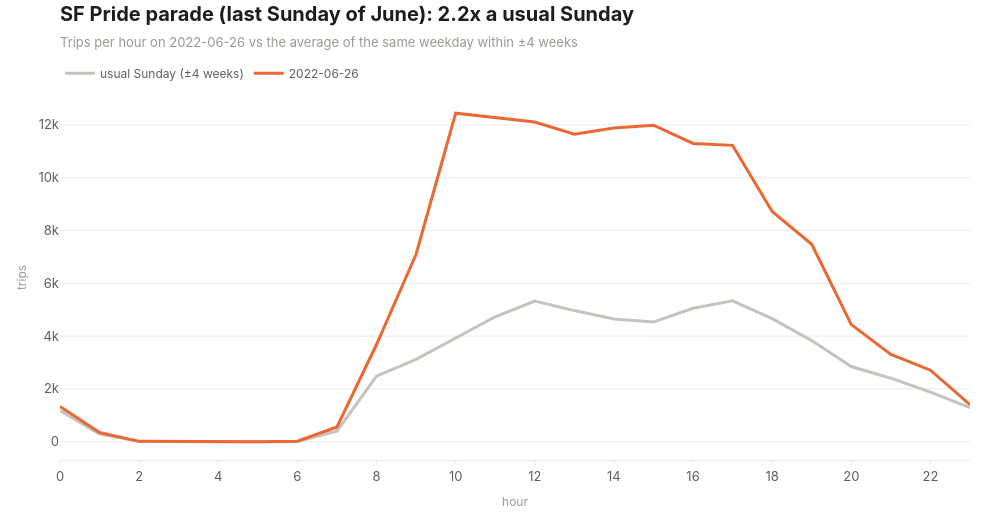

Source (notebook cell):
### Code cell
biggest = fetch_row(con, "SELECT date, ratio FROM surge ORDER BY ratio DESC LIMIT 1")
biggest_day = biggest[0]

compare_query = f"""
    WITH same_weekday AS (
        SELECT c.date
        FROM calendar AS c
        WHERE c.day_status = 'normal'
          AND NOT c.is_holiday
          AND isodow(c.date) = isodow(DATE '{biggest_day}')
          AND c.date BETWEEN DATE '{biggest_day}' - 28 AND DATE '{biggest_day}' + 28
          AND c.date <> DATE '{biggest_day}'
    )
    SELECT
        s.hour,
        avg(s.trips) FILTER (WHERE s.date = DATE '{biggest_day}')         AS event_day,
        avg(s.trips) FILTER (WHERE s.date IN (SELECT date FROM same_weekday)) AS usual_day
    FROM system_hour AS s
    WHERE s.date = DATE '{biggest_day}' OR s.date IN (SELECT date FROM same_weekday)
    GROUP BY s.hour
    ORDER BY s.hour
"""

event_hours = con.sql(compare_query).df()

usual_line = go.Scatter(
    x=event_hours["hour"],
    y=event_hours["usual_day"],
    mode="lines",
    name="usual " + biggest_day.strftime("%A") + " (±4 weeks)",
    line=dict(color=viz.CONTEXT, width=3),
)
event_line = go.Scatter(
    x=event_hours["hour"],
    y=event_hours["event_day"],
    mode="lines",
    name=biggest_day.strftime("%Y-%m-%d"),
    line=dict(color=viz.CONTRAST, width=3),
)

fig = go.Figure([usual_line, event_line])
fig.update_xaxes(title_text="hour", dtick=2)
fig.update_yaxes(title_text="trips", tickformat="~s")

title = f"{event_name(biggest_day)}: {biggest[1]:.1f}x a usual {biggest_day.strftime('%A')}"
subtitle = f"Trips per hour on {biggest_day.strftime('%Y-%m-%d')} vs the average of the same weekday within ±4 weeks"
viz.titled(fig, title, subtitle)
viz.save(fig, "03_biggest_event_day")
fig

### Figure 1 — Plotly figure (JSON) as saved in the notebook; plotly's stock layout.template omitted (floating-point values rounded to 4 significant figures)
{"data": [{"line": {"color": "#c4c3bd", "width": 3}, "mode": "lines", "name": "usual Sunday (±4 weeks)", "type": "scatter", "x": [0, 1, 2, 3, 4, 5, 6, 7, 8, 9, 10, 11, 12, 13, 14, 15, 16, 17, 18, 19, 20, 21, 22, 23], "y": [1179.0, 286.4, 20.62, 0.5, 0.375, 1.25, 8.75, 397.5, 2483.0, 3123.0, 3935.0, 4732.0, 5327.0, 4966.0, 4651.0, 4532.0, 5053.0, 5337.0, 4663.0, 3829.0, 2847.0, 2407.0, 1878.0, 1288.0]}, {"line": {"color": "#eb6834", "width": 3}, "mode": "lines", "name": "2022-06-26", "type": "scatter", "x": [0, 1, 2, 3, 4, 5, 6, 7, 8, 9, 10, 11, 12, 13, 14, 15, 16, 17, 18, 19, 20, 21, 22, 23], "y": [1335.0, 349.0, 15.0, 3.0, 0.0, 2.0, 19.0, 559.0, 3682.0, 7099.0, 12440.0, 12260.0, 12100.0, 11640.0, 11880.0, 11990.0, 11300.0, 11220.0, 8718.0, 7476.0, 4434.0, 3304.0, 2708.0, 1404.0]}], "layout": {"height": 520, "title": {"text": "<b>SF Pride parade (last Sunday of June): 2.2x a usual Sunday</b><br><span style='font-size:13px;color:#9a9993'>Trips per hour on 2022-06-26 vs the average of the same weekday within ±4 weeks</span>"}, "width": 1000, "xaxis": {"dtick": 2, "title": {"text": "hour"}}, "yaxis": {"tickformat": "~s", "title": {"text": "trips"}}}}
